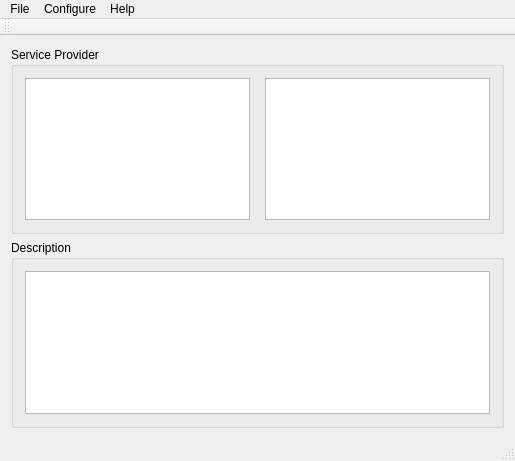
<?xml version="1.0" encoding="UTF-8"?>
<ui version="4.0">
 <class>MainWindow</class>
 <widget class="QMainWindow" name="MainWindow">
  <property name="geometry">
   <rect>
    <x>0</x>
    <y>0</y>
    <width>515</width>
    <height>461</height>
   </rect>
  </property>
  <property name="windowTitle">
   <string>MainWindow</string>
  </property>
  <widget class="QWidget" name="centralWidget">
   <layout class="QVBoxLayout" name="verticalLayout_4">
    <item>
     <layout class="QVBoxLayout" name="verticalLayout_3">
      <item>
       <widget class="QGroupBox" name="groupBox">
        <property name="title">
         <string>Service Provider </string>
        </property>
        <layout class="QHBoxLayout" name="horizontalLayout">
         <item>
          <widget class="QListView" name="listView_2"/>
         </item>
         <item>
          <spacer name="horizontalSpacer">
           <property name="orientation">
            <enum>Qt::Horizontal</enum>
           </property>
           <property name="sizeHint" stdset="0">
            <size>
             <width>40</width>
             <height>20</height>
            </size>
           </property>
          </spacer>
         </item>
         <item>
          <widget class="QListView" name="listView"/>
         </item>
        </layout>
       </widget>
      </item>
      <item>
       <widget class="QGroupBox" name="groupBox_2">
        <property name="title">
         <string>Description</string>
        </property>
        <layout class="QVBoxLayout" name="verticalLayout">
         <item>
          <widget class="QTextEdit" name="textEdit"/>
         </item>
        </layout>
       </widget>
      </item>
     </layout>
    </item>
   </layout>
  </widget>
  <widget class="QMenuBar" name="menuBar">
   <property name="geometry">
    <rect>
     <x>0</x>
     <y>0</y>
     <width>515</width>
     <height>22</height>
    </rect>
   </property>
   <widget class="QMenu" name="menuFile">
    <property name="title">
     <string>File</string>
    </property>
    <addaction name="actionOpen_TS"/>
    <addaction name="separator"/>
    <addaction name="actionExit"/>
   </widget>
   <widget class="QMenu" name="menuConfigure">
    <property name="title">
     <string>Configure</string>
    </property>
    <addaction name="actionEnable_SDT_Other"/>
    <addaction name="actionEnable_NIT_Other"/>
   </widget>
   <widget class="QMenu" name="menuHelp">
    <property name="title">
     <string>Help</string>
    </property>
    <addaction name="actionAbout"/>
    <addaction name="actionVersion"/>
   </widget>
   <addaction name="menuFile"/>
   <addaction name="menuConfigure"/>
   <addaction name="menuHelp"/>
  </widget>
  <widget class="QToolBar" name="mainToolBar">
   <attribute name="toolBarArea">
    <enum>TopToolBarArea</enum>
   </attribute>
   <attribute name="toolBarBreak">
    <bool>false</bool>
   </attribute>
  </widget>
  <widget class="QStatusBar" name="statusBar"/>
  <action name="actionOpen_TS">
   <property name="text">
    <string>Open TS</string>
   </property>
  </action>
  <action name="actionExit">
   <property name="text">
    <string>Exit</string>
   </property>
  </action>
  <action name="actionEnable_SDT_Other">
   <property name="checkable">
    <bool>true</bool>
   </property>
   <property name="text">
    <string>Enable SDT Other</string>
   </property>
  </action>
  <action name="actionEnable_NIT_Other">
   <property name="checkable">
    <bool>true</bool>
   </property>
   <property name="text">
    <string>Enable NIT Other</string>
   </property>
  </action>
  <action name="actionAbout">
   <property name="text">
    <string>About</string>
   </property>
  </action>
  <action name="actionVersion">
   <property name="text">
    <string>Version</string>
   </property>
  </action>
 </widget>
 <layoutdefault spacing="6" margin="11"/>
 <resources/>
 <connections/>
</ui>
